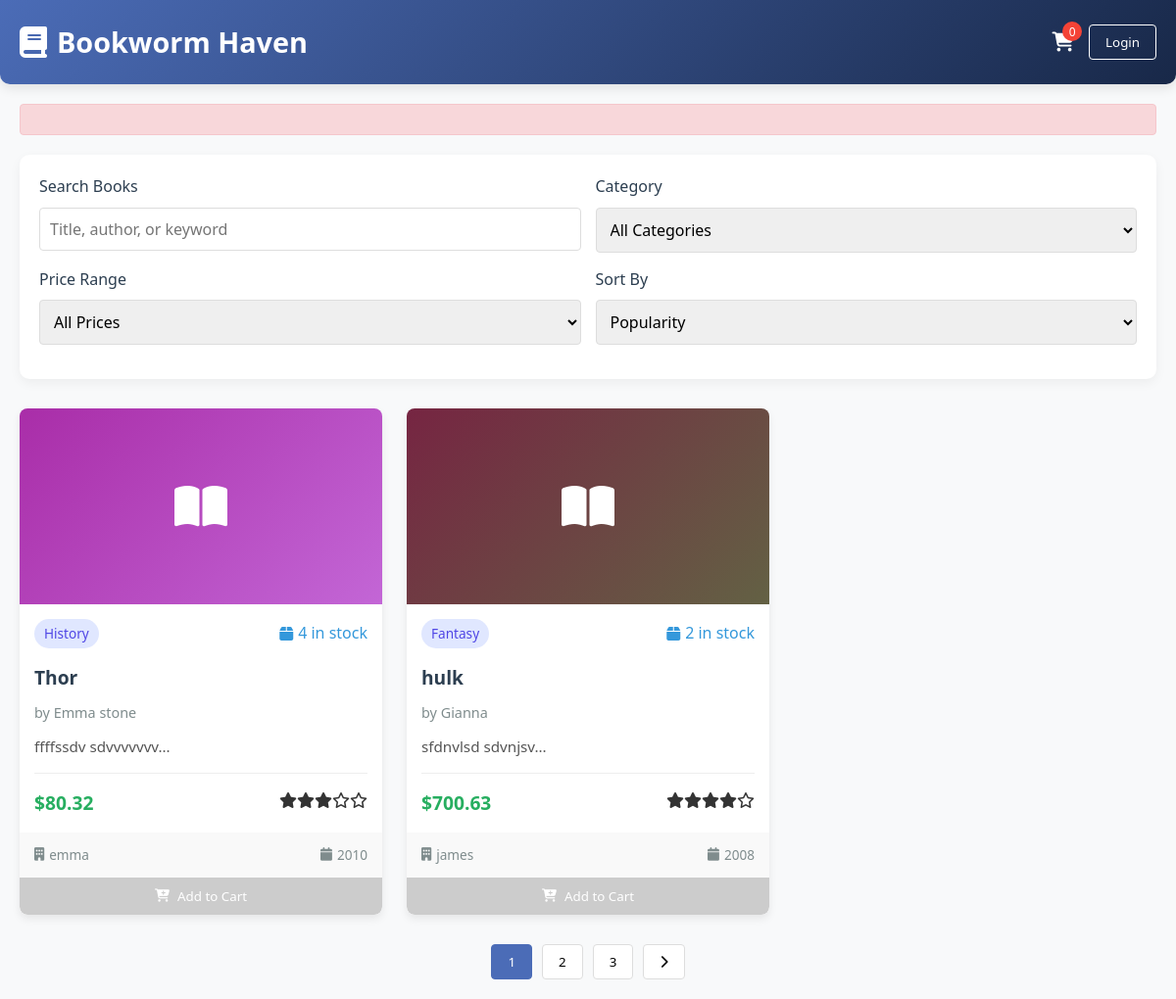
The page /bookcart.php on the database its author committed.
### tables this page shows
CREATE TABLE `books` (
  `id` int(11) NOT NULL,
  `title` varchar(255) NOT NULL,
  `author` varchar(255) NOT NULL,
  `description` text NOT NULL,
  `year` int(11) DEFAULT NULL,
  `publisher` varchar(255) DEFAULT NULL,
  `type` enum('Fiction','Non-Fiction','Romance','Sci-Fi','Mystery','Thriller','Biography','History','Fantasy','Science','Children') NOT NULL,
  `price` float NOT NULL,
  `stock` int(11) NOT NULL,
  `created_at` timestamp NOT NULL DEFAULT current_timestamp()
);

### bookcart.php (the view, shortened to what this page needs)
<?php
require 'config.php';
$error_message = '';
$cart_count = 0;
$books = [];
try {
    $stmt = $pdo->query("SELECT * FROM books WHERE stock > 0 ORDER BY created_at DESC");
    $books = $stmt->fetchAll();
} catch (PDOException $e) {
    $error_message = "Error fetching books: " . $e->getMessage();
}
?>
<!DOCTYPE html>
<html lang="en">
<head>
    <link rel="stylesheet" href="https://cdnjs.cloudflare.com/ajax/libs/font-awesome/6.4.0/css/all.min.css">
</head>
<body>
    <header>
        <div class="header-content">
            <div class="logo">
                <i class="fas fa-book"></i>
                <h1>Bookworm Haven</h1>
            </div>
            <div class="user-actions">
                <div class="cart-icon" id="cartIcon">
                    <i class="fas fa-shopping-cart fa-lg"></i>
                    <span class="cart-count"><?php echo $cart_count; ?></span>
                </div>
                <?php if (isset($_SESSION['user_id'])): ?>
                    <span>Welcome, <?php echo htmlspecialchars($_SESSION['username']); ?>!</span>
                    <a href="?logout" class="btn btn-outline">Logout</a>
                <?php else: ?>
                    <button class="btn btn-outline" onclick="openLoginModal()">Login</button>
                <?php endif; ?>
            </div>
        </div>
    </header>
    <div class="container">
        <?php if (isset($error_message)): ?>
            <div class="notification error"><?php echo $error_message; ?></div>
        <?php endif; ?>
        <div class="book-filters">
            <div class="filter-row">
                <div class="filter-group">
                    <label for="search">Search Books</label>
                    <input type="text" id="search" placeholder="Title, author, or keyword">
                </div>
                <div class="filter-group">
                    <label for="category">Category</label>
                    <select id="category">
                        <option value="">All Categories</option>
                    </select>
                </div>
            </div>
            <div class="filter-row">
                <div class="filter-group">
                    <label for="price-range">Price Range</label>
                    <select id="price-range">
                        <option value="">All Prices</option>
                    </select>
                </div>
                <div class="filter-group">
                    <label for="sort">Sort By</label>
                    <select id="sort">
                        <option value="popular">Popularity</option>
                    </select>
                </div>
            </div>
        </div>
        <div class="books-container">
            <?php foreach ($books as $book): ?>
                <div class="book-card">
                    <div class="book-image" style="background: linear-gradient(135deg, #<?php echo substr(md5($book['title']), 0, 6); ?>, #<?php echo substr(md5($book['author']), 0, 6); ?>);">
                        <i class="fas fa-book-open"></i>
                    </div>
                    <div class="card-header">
                        <div class="book-type"><?php echo htmlspecialchars($book['type']); ?></div>
                        <div class="stock">
                            <i class="fas fa-box"></i> <?php echo $book['stock']; ?> in stock
                        </div>
                    </div>
                    <div class="card-body">
                        <h3><?php echo htmlspecialchars($book['title']); ?></h3>
                        <span class="author">by <?php echo htmlspecialchars($book['author']); ?></span>
                        <p class="description"><?php
                            if (!empty($book['description'])) {
                                echo htmlspecialchars(substr($book['description'], 0, 100) . '...');
                            } else {
                                echo "No description available.";
                            }
                        ?></p>
                        <div class="book-meta">
                            <div class="price">$<?php echo number_format($book['price'], 2); ?></div>
                            <div class="rating">
                                <?php
                                $rating = rand(3, 5);
                                for ($i = 0; $i < 5; $i++) {
                                    if ($i < $rating) {
                                        echo $i == 4 && $rating == 4.5 ? '<i class="fas fa-star-half-alt"></i>' : '<i class="fas fa-star"></i>';
                                    } else {
                                        echo '<i class="far fa-star"></i>';
                                    }
                                }
                                ?>
                            </div>
                        </div>
                    </div>
                    <div class="card-footer">
                        <div class="publisher">
                            <i class="fas fa-building"></i>
                            <span><?php echo !empty($book['publisher']) ? htmlspecialchars($book['publisher']) : 'Unknown'; ?></span>
                        </div>
                        <div class="year">
                            <i class="fas fa-calendar"></i>
                            <span><?php echo !empty($book['year']) ? $book['year'] : 'N/A'; ?></span>
                        </div>
                    </div>
                    <form method="POST">
                        <button type="submit" name="add_to_cart" class="add-to-cart-btn" <?php echo !isset($_SESSION['user_id']) ? 'disabled' : ''; ?>>
                            <i class="fas fa-cart-plus"></i> Add to Cart
                        </button>
                    </form>
                </div>
            <?php endforeach; ?>
        </div>
        <div class="pagination">
            <button class="page-btn active">1</button>
            <button class="page-btn">2</button>
            <button class="page-btn">3</button>
            <button class="page-btn"><i class="fas fa-chevron-right"></i></button>
        </div>
    </div>
</body>
</html>

### bookcart.php (style rules this page uses)
* { margin: 0; padding: 0; box-sizing: border-box; font-family: 'Segoe UI', Tahoma, Geneva, Verdana, sans-serif; }
body { background-color: #f8f9fa; color: #333; line-height: 1.6; }
.container { max-width: 1200px; margin: 0 auto; padding: 20px; }
header { background: linear-gradient(135deg, #4b6cb7, #182848); color: white; padding: 20px 0; border-radius: 0 0 10px 10px; box-shadow: 0 4px 12px rgba(0, 0, 0, 0.1); position: sticky; top: 0; z-index: 100; }
.header-content { display: flex; justify-content: space-between; align-items: center; padding: 0 20px; }
.logo { display: flex; align-items: center; gap: 10px; }
.logo i { font-size: 2rem; }
.logo h1 { font-weight: 600; font-size: 1.8rem; }
.user-actions { display: flex; gap: 15px; align-items: center; }
.btn { padding: 8px 16px; border-radius: 4px; border: none; cursor: pointer; font-weight: 500; transition: all 0.3s ease; }
.btn-outline { background: transparent; border: 1px solid white; color: white; }
.notification { padding: 15px; margin-bottom: 20px; border-radius: 4px; font-weight: 500; }
.notification.error { background-color: #f8d7da; color: #721c24; border: 1px solid #f5c6cb; }
.book-filters { background: white; border-radius: 10px; box-shadow: 0 4px 12px rgba(0, 0, 0, 0.05); padding: 20px; margin-bottom: 30px; }
.filter-row { display: flex; flex-wrap: wrap; gap: 15px; margin-bottom: 15px; }
.filter-group { flex: 1; min-width: 200px; }
.filter-group label { display: block; margin-bottom: 8px; font-weight: 500; color: #2c3e50; }
.filter-group input, .filter-group select { width: 100%; padding: 10px; border: 1px solid #ddd; border-radius: 4px; font-size: 1rem; }
.books-container { display: grid; grid-template-columns: repeat(auto-fill, minmax(280px, 1fr)); gap: 25px; margin-top: 20px; }
.book-card { background: white; border-radius: 8px; overflow: hidden; box-shadow: 0 4px 8px rgba(0, 0, 0, 0.08); transition: transform 0.3s, box-shadow 0.3s; display: flex; flex-direction: column; }
.book-image { height: 200px; background: linear-gradient(135deg, #6a11cb 0%, #2575fc 100%); display: flex; align-items: center; justify-content: center; color: white; font-size: 3rem; }
.card-header { padding: 15px; display: flex; align-items: center; justify-content: space-between; }
.book-type { background: #e0e7ff; color: #4f46e5; padding: 4px 10px; border-radius: 20px; font-size: 0.85rem; font-weight: 500; }
.card-body { padding: 0 15px 15px; flex-grow: 1; }
.card-body h3 { font-size: 1.2rem; margin-bottom: 8px; color: #2c3e50; }
.author { display: block; color: #7f8c8d; font-size: 0.9rem; margin-bottom: 12px; }
.description { color: #555; font-size: 0.95rem; margin-bottom: 15px; line-height: 1.5; display: -webkit-box; -webkit-line-clamp: 3; -webkit-box-orient: vertical; overflow: hidden; text-overflow: ellipsis; width: 100%; }
.book-meta { display: flex; justify-content: space-between; margin-top: 15px; padding-top: 15px; border-top: 1px solid #eee; }
.price { font-weight: 600; color: #27ae60; font-size: 1.2rem; }
.stock { font-weight: 500; color: #3498db; display: flex; align-items: center; gap: 5px; }
.card-footer { background: #f9f9f9; padding: 12px 15px; display: flex; justify-content: space-between; font-size: 0.85rem; color: #7f8c8d; }
.publisher, .year { display: flex; align-items: center; gap: 5px; }
.add-to-cart-btn { background: linear-gradient(135deg, #4b6cb7, #182848); color: white; border: none; padding: 10px; width: 100%; border-radius: 0 0 8px 8px; font-weight: 500; cursor: pointer; transition: all 0.3s; display: flex; align-items: center; justify-content: center; gap: 8px; }
.add-to-cart-btn:disabled { background: #cccccc; cursor: not-allowed; }
.cart-icon { position: relative; cursor: pointer; }
.cart-count { position: absolute; top: -8px; right: -8px; background-color: #f44336; color: white; border-radius: 50%; width: 20px; height: 20px; display: flex; align-items: center; justify-content: center; font-size: 0.75rem; }
.pagination { display: flex; justify-content: center; margin-top: 30px; gap: 10px; }
.page-btn { padding: 8px 16px; background: white; border: 1px solid #ddd; border-radius: 4px; cursor: pointer; transition: all 0.3s; }
.page-btn.active { background: #4b6cb7; color: white; border-color: #4b6cb7; }

### rows shown on the page
books: type "History", stock "4", title "Thor", author "Emma stone", description "ffffssdv sdvvvvvvv...", price "80.32", publisher "emma", year "2010"
books: type "Fantasy", stock "2", title "hulk", author "Gianna", description "sfdnvlsd sdvnjsv...", price "700.63", publisher "james", year "2008"

### other values the page prints
$cart_count "0"
